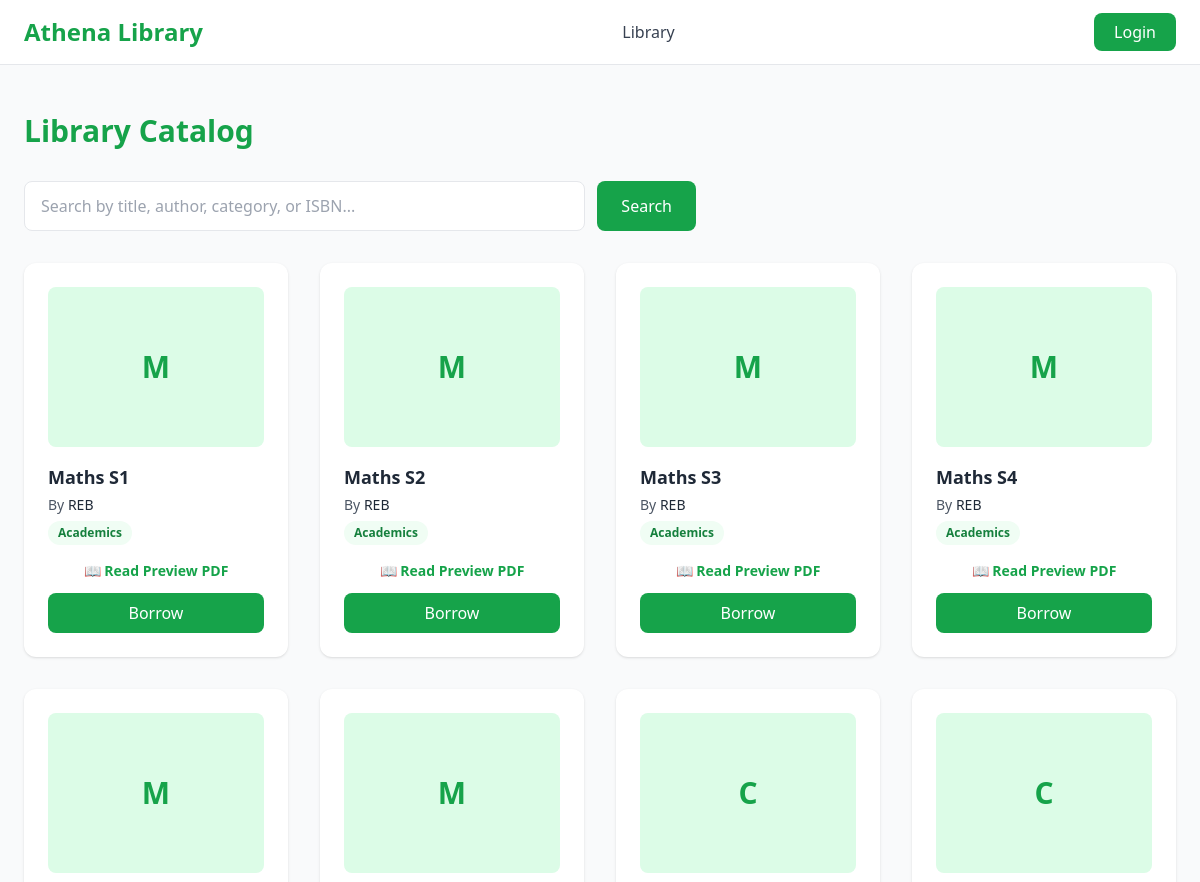
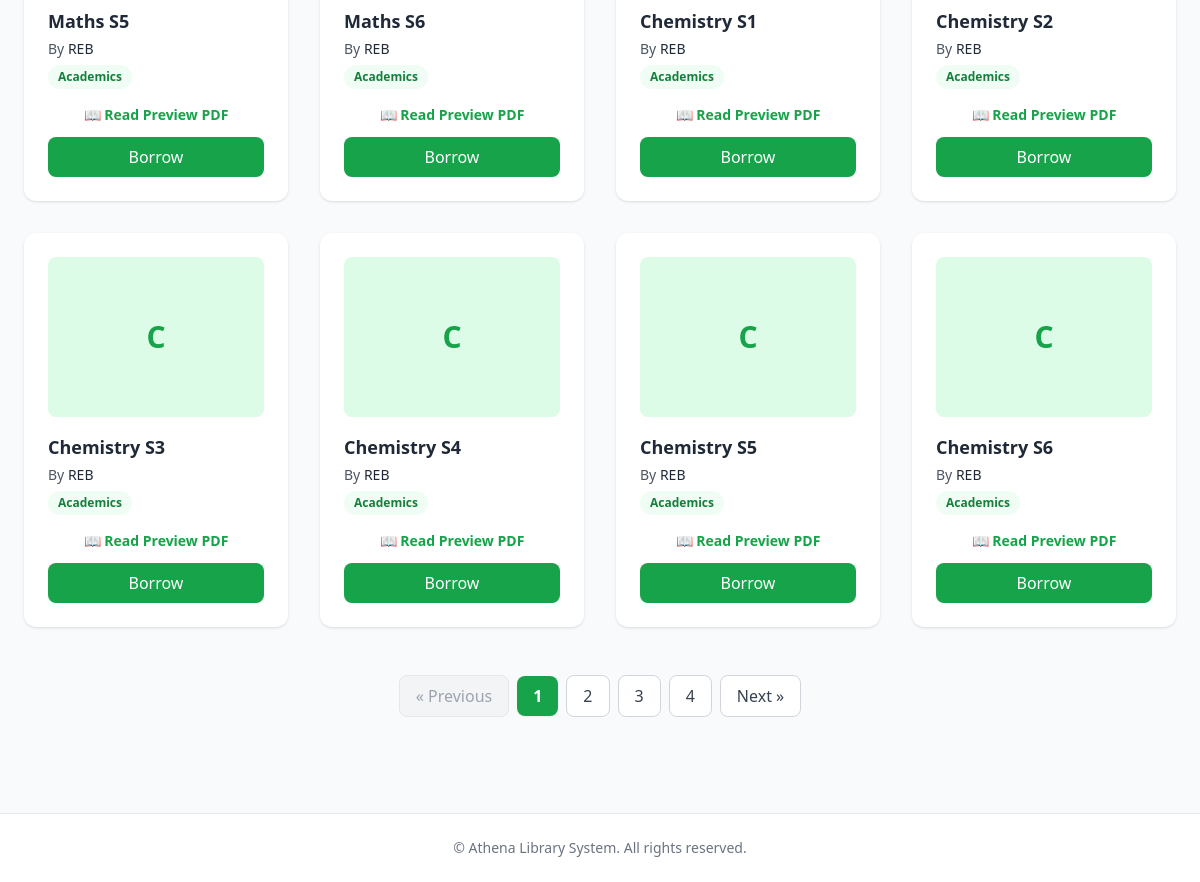
/library/, run on the app's committed database (2 pictures, top to bottom).
### library/models.py (models this page shows, shortened)
class Book(models.Model):
    title = models.CharField(max_length=255)
    publisher = models.ForeignKey(
        Publisher,
        on_delete=models.CASCADE,
        related_name="books"
    )
    category = models.ForeignKey(
        Category,
        on_delete=models.CASCADE,
        related_name="books"
    )
    author = models.ForeignKey(
        Author,
        on_delete=models.CASCADE,
        related_name="books"
    )
    isbn = models.CharField(max_length=50, unique=True)
    total_copies = models.PositiveIntegerField(default=1)
    available_copies = models.PositiveIntegerField(default=1)
    pdf = models.FileField(upload_to="books/pdfs/", null=True, blank=True)
    pdf_url = models.URLField(max_length=500, null=True, blank=True)
    created_at = models.DateTimeField(auto_now_add=True)
    updated_at = models.DateTimeField(auto_now=True)  # Updated auto_now for timestamp tracking

class Author(models.Model):
    full_name = models.CharField(max_length=100, unique=True)

class Category(models.Model):
    name = models.CharField(max_length=100, unique=True)
    class Meta:
        verbose_name_plural = "Categories"

### library/views.py (the view, shortened to what this page needs)
# urls.py: path('', include('library.urls')),
def library(request):
    query = request.GET.get('q', '').strip()
    page = request.GET.get('page', 1)
    base_query = Book.objects.select_related('author', 'category', 'publisher')
    if query:
        books_list = base_query.filter(
            Q(title__icontains=query) |
            Q(author__full_name__icontains=query) |
            Q(category__name__icontains=query) |
            Q(publisher__name__icontains=query) |
            Q(isbn__icontains=query)
        ).distinct()
    else:
        books_list = base_query.all()
    paginator = Paginator(books_list, 12)
    try:
        books = paginator.page(page)
    except PageNotAnInteger:
        books = paginator.page(1)
    except EmptyPage:
        books = paginator.page(paginator.num_pages)
    return render(request, "library/library.html", {"books": books, "query": query})

### library/templates/library/library.html (shortened to what this page needs)
{% extends 'library/base.html' %}
{% block content %}
<section class="max-w-7xl mx-auto px-6 py-12">
  <h2 class="text-3xl font-bold text-green-600 mb-8">Library Catalog</h2>
  <form method="GET" action="{% url 'library' %}" class="flex gap-3 mb-8 max-w-2xl">
    <input
      type="text"
      name="q"
      value="{{ query }}"
      placeholder="Search by title, author, category, or ISBN..."
      class="px-4 py-3 rounded-lg border w-full focus:outline-none focus:ring-2 focus:ring-green-600 bg-white"
    >
    <button type="submit" class="bg-green-600 text-white px-6 py-3 rounded-lg hover:bg-green-500 transition font-medium">Search</button>
  </form>
  <div class="grid grid-cols-1 sm:grid-cols-2 md:grid-cols-3 lg:grid-cols-4 gap-8">
    {% for book in books %}
      <div class="bg-white text-gray-800 p-6 rounded-xl shadow hover:shadow-lg transition flex flex-col justify-between">
        <div>
          <div class="h-40 bg-green-100 rounded-lg mb-4 flex items-center justify-center text-green-600 font-bold text-3xl">
            {{ book.title|slice:":1" }}
          </div>
          <h4 class="font-bold text-lg mb-1 line-clamp-2">{{ book.title }}</h4>
          <p class="text-sm text-gray-600 mb-1">By <span class="font-medium text-gray-800">{{ book.author.full_name }}</span></p>
          <span class="inline-block bg-green-50 text-green-700 text-xs px-2.5 py-1 rounded-full font-semibold mb-4">
            {{ book.category.name }}
          </span>
        </div>
        <div>
          {% if book.pdf_url %}
            <a href="{% url 'read_book' book.id %}" target="_blank" class="block text-center text-sm font-semibold text-green-600 hover:underline mb-3">
              📖 Read Preview PDF
            </a>
          {% endif %}
          {% if book.is_borrowed %}
            <form method="POST" action="{% url 'return_book' book.id %}">
              {% csrf_token %}
              <button type="submit" class="w-full bg-gray-200 text-gray-800 py-2 rounded-lg font-medium hover:bg-gray-300 transition">
                Return Book
              </button>
            </form>
          {% else %}
            <form method="POST" action="{% url 'borrow_book' book.id %}">
              <button
                type="submit"
                class="w-full py-2 rounded-lg font-medium transition {% if book.available_copies > 0 %}bg-green-600 text-white hover:bg-green-500{% else %}bg-gray-300 text-gray-500 cursor-not-allowed{% endif %}"
              >
                {% if book.available_copies > 0 %}Borrow{% else %}Out of Stock{% endif %}
              </button>
            </form>
          {% endif %}
        </div>
      </div>
    {% empty %}
      <div class="col-span-full text-center py-12">
        <p class="text-gray-500 text-lg">No books found matching your search query.</p>
      </div>
    {% endfor %}
  </div>
  {% if books.has_other_pages %}
    <div class="mt-12 flex justify-center items-center space-x-2">
      {% if books.has_previous %}
        <a href="?page={{ books.previous_page_number }}{% if query %}&q={{ query }}{% endif %}"
           class="px-4 py-2 bg-white border border-gray-300 rounded-lg text-gray-700 hover:bg-green-50 hover:text-green-600 font-medium transition">
          &laquo; Previous
        </a>
      {% else %}
        <span class="px-4 py-2 bg-gray-100 border border-gray-200 rounded-lg text-gray-400 font-medium cursor-not-allowed">
          &laquo; Previous
        </span>
      {% endif %}
      {% for i in books.paginator.page_range %}
        {% if books.number == i %}
          <span class="px-4 py-2 bg-green-600 text-white font-bold rounded-lg shadow-sm">
            {{ i }}
          </span>
        {% else %}
          <a href="?page={{ i }}{% if query %}&q={{ query }}{% endif %}"
             class="px-4 py-2 bg-white border border-gray-300 rounded-lg text-gray-700 hover:bg-green-50 hover:text-green-600 font-medium transition">
            {{ i }}
          </a>
        {% endif %}
      {% endfor %}
      {% if books.has_next %}
        <a href="?page={{ books.next_page_number }}{% if query %}&q={{ query }}{% endif %}"
           class="px-4 py-2 bg-white border border-gray-300 rounded-lg text-gray-700 hover:bg-green-50 hover:text-green-600 font-medium transition">
          Next &raquo;
        </a>
      {% else %}
        <span class="px-4 py-2 bg-gray-100 border border-gray-200 rounded-lg text-gray-400 font-medium cursor-not-allowed">
          Next &raquo;
        </span>
      {% endif %}
    </div>
  {% endif %}
</section>
{% endblock %}

### library/templates/library/base.html (shortened to what this page needs)
{% load static %}
<!DOCTYPE html>
<html lang="en">
<head>
  <script src="https://cdn.tailwindcss.com"></script>
</head>
<body class="bg-gray-50 min-h-screen flex flex-col justify-between">
  <header class="bg-white border-b border-gray-200">
    <div class="max-w-7xl mx-auto px-6 py-4 flex justify-between items-center">
      <a href="{% url 'home' %}" class="flex items-center space-x-3">
        <h1 class="text-2xl font-bold text-green-600">Athena Library</h1>
      </a>
      <nav class="space-x-6 hidden md:flex font-medium text-gray-700">
        <a href="{% url 'library' %}" class="hover:text-green-600 transition">Library</a>
      </nav>
      <div>
        {% if user.is_authenticated %}
          <div class="flex items-center space-x-4">
            <span class="text-sm font-semibold text-gray-600">Hi, {{ user.username }}</span>
            <form action="{% url 'logout' %}" method="post" class="inline">
              {% csrf_token %}
              <button type="submit" class="bg-red-50 text-red-600 px-4 py-2 rounded-lg hover:bg-red-100 transition font-medium">Logout</button>
            </form>
          </div>
        {% else %}
          <a href="{% url 'login' %}" class="bg-green-600 text-white px-5 py-2 rounded-lg hover:bg-green-500 transition font-medium">Login</a>
        {% endif %}
      </div>
    </div>
  </header>
  <main class="flex-grow">
    {% block content %}
    {% endblock %}
  </main>
  <footer class="bg-white border-t border-gray-200 py-6 text-center text-sm text-gray-500 mt-12">
    &copy; {{ now|date:"Y" }} Athena Library System. All rights reserved.
  </footer>
</body>
</html>

### data on the page
Book: title "M", title "Maths S1", author.full_name "REB", category.name "Academics", shows "📖 Read Preview PDF", available_copies "Borrow"
Book: title "M", title "Maths S2", author.full_name "REB", category.name "Academics", shows "📖 Read Preview PDF", available_copies "Borrow"
Book: title "M", title "Maths S3", author.full_name "REB", category.name "Academics", shows "📖 Read Preview PDF", available_copies "Borrow"
Book: title "M", title "Maths S4", author.full_name "REB", category.name "Academics", shows "📖 Read Preview PDF", available_copies "Borrow"
Book: title "M", title "Maths S5", author.full_name "REB", category.name "Academics", shows "📖 Read Preview PDF", available_copies "Borrow"
Book: title "M", title "Maths S6", author.full_name "REB", category.name "Academics", shows "📖 Read Preview PDF", available_copies "Borrow"
Book: title "C", title "Chemistry S1", author.full_name "REB", category.name "Academics", shows "📖 Read Preview PDF", available_copies "Borrow"
Book: title "C", title "Chemistry S2", author.full_name "REB", category.name "Academics", shows "📖 Read Preview PDF", available_copies "Borrow"
Book: title "C", title "Chemistry S3", author.full_name "REB", category.name "Academics", shows "📖 Read Preview PDF", available_copies "Borrow"
Book: title "C", title "Chemistry S4", author.full_name "REB", category.name "Academics", shows "📖 Read Preview PDF", available_copies "Borrow"
Book: title "C", title "Chemistry S5", author.full_name "REB", category.name "Academics", shows "📖 Read Preview PDF", available_copies "Borrow"
Book: title "C", title "Chemistry S6", author.full_name "REB", category.name "Academics", shows "📖 Read Preview PDF", available_copies "Borrow"

### other printed values
{{ i }} "1"
{{ i }} "2" "3" "4"
